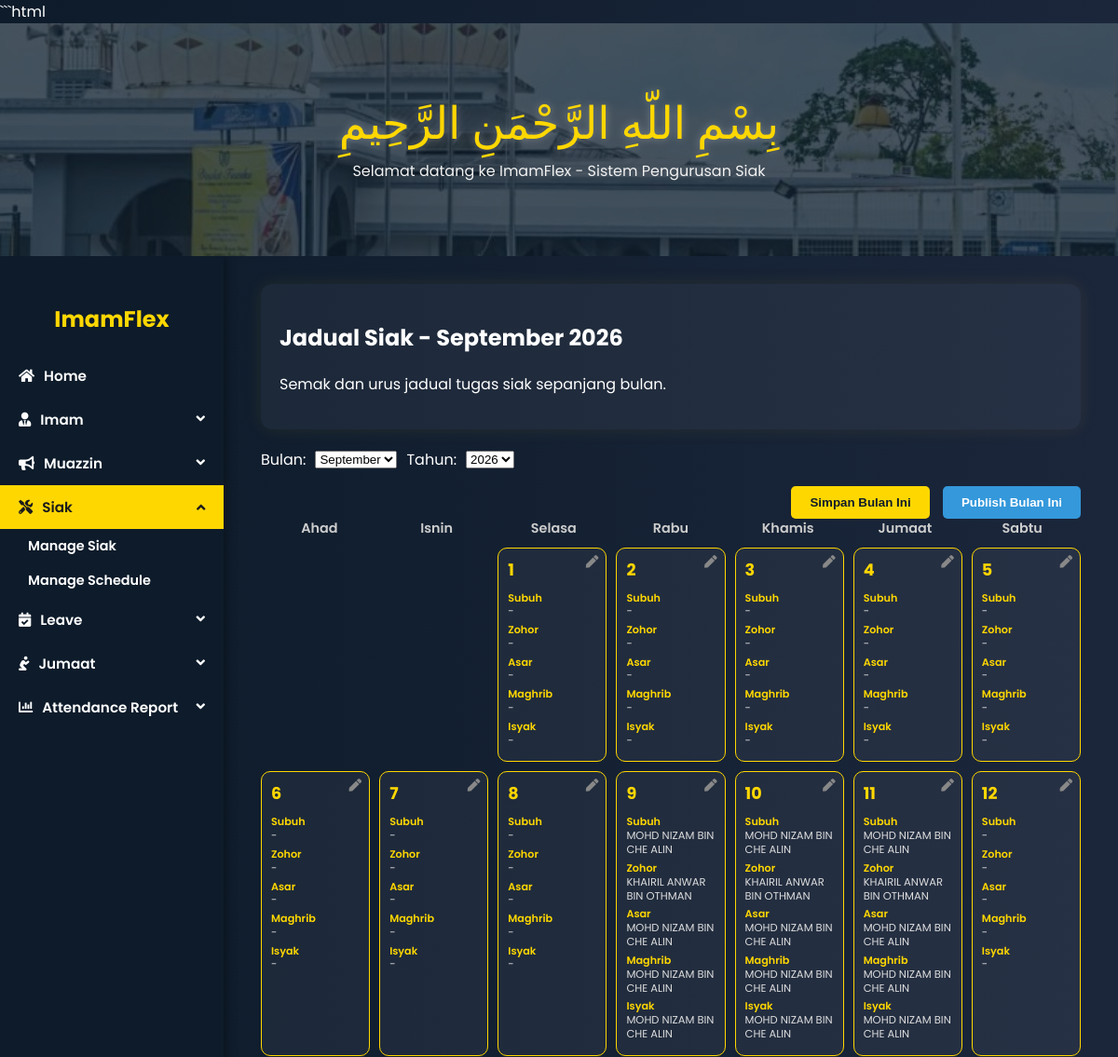
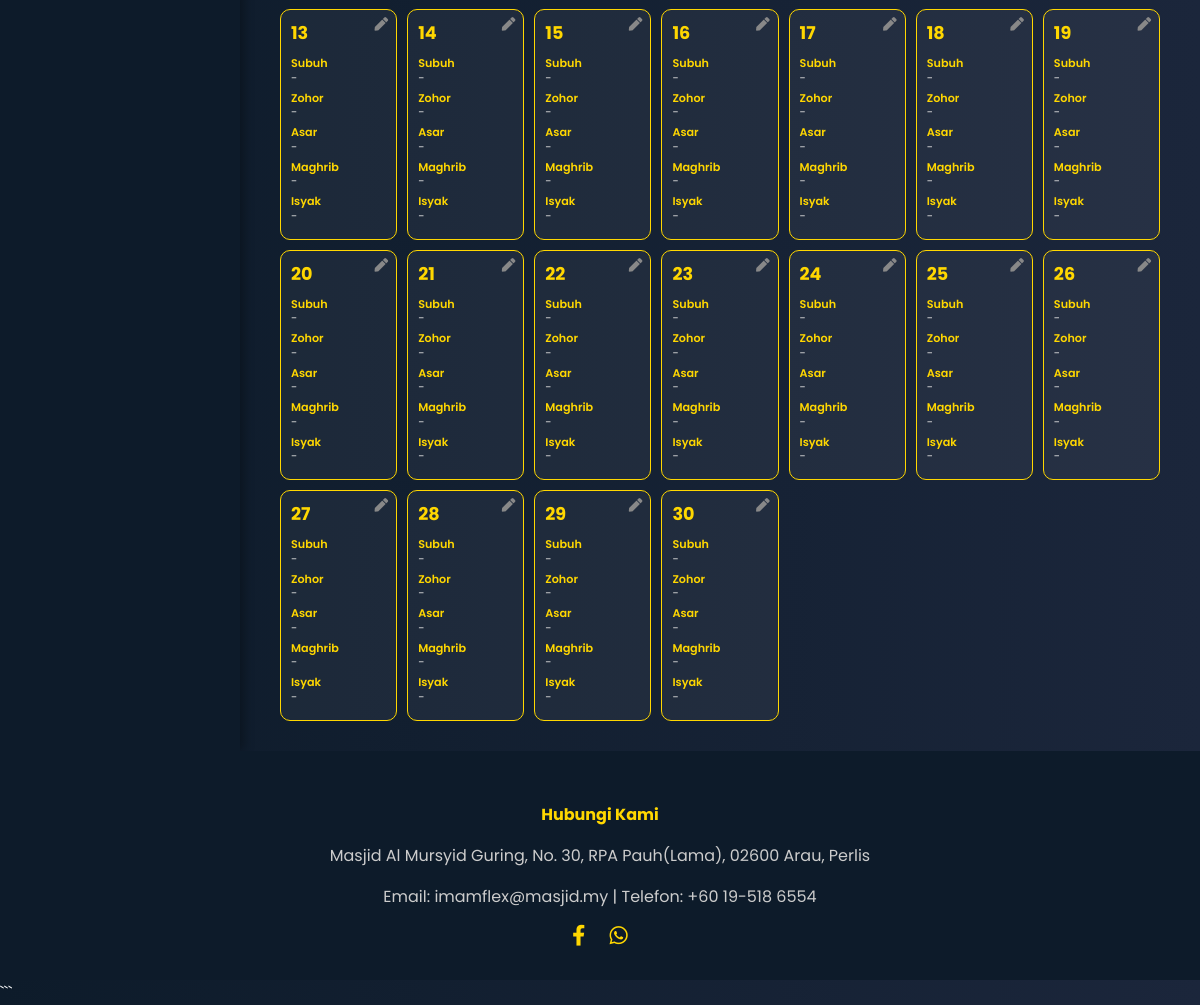
/siak/schedule/, run on the app's committed database (2 pictures, top to bottom).
### ImamFlex/models.py (models this page shows, shortened)
class MosqueStaff(models.Model):
    name = models.CharField(max_length=100)
    ic_number = models.CharField(max_length=12, unique=True)
    contact_number = models.CharField(max_length=15)
    address = models.TextField(blank=True, null=True)
    availability = models.BooleanField(default=True)
    email = models.EmailField(blank=True, null=True)
    profile_picture = models.ImageField(upload_to='profile_pics/', null=True, blank=True)
    class Meta:
        abstract = True

class Siak(MosqueStaff):
    siak_id = models.CharField(max_length=10, primary_key=True)
    password = models.CharField(max_length=20)

### ImamFlex/views.py (the view, shortened to what this page needs)
# urls.py: path('siak/schedule/', views.siak_schedule, name='siak_schedule'),
def siak_schedule(request):
    today = date.today()
    year = int(request.GET.get('year', today.year))
    month = int(request.GET.get('month', today.month))
    first_day = date(year, month, 1)
    last_day = date(year, month, calendar.monthrange(year, month)[1])
    all_schedules = DutySchedule.objects.filter(date__range=[first_day, last_day], role_type='Siak')
    cal = calendar.Calendar(firstweekday=6)
    month_matrix = cal.monthdatescalendar(year, month)
    prayers = ['Subuh', 'Zohor', 'Asar', 'Maghrib', 'Isyak']
    calendar_data = []
    for week in month_matrix:
        week_data = []
        for day in week:
            if day.month == month:
                daily_prayers = {prayer: None for prayer in prayers}
                for schedule in all_schedules:
                    if schedule.date == day and schedule.prayer_time in daily_prayers:
                        siak = Siak.objects.filter(siak_id=schedule.role_id).first()
                        daily_prayers[schedule.prayer_time] = siak.name if siak else "?"
                week_data.append({'date': day, 'prayers': daily_prayers})
            else:
                week_data.append(None)
        calendar_data.append(week_data)
    years = list(range(today.year, today.year + 5))
    months = [(i, calendar.month_name[i]) for i in range(1, 13)]
    context = {
        'calendar': calendar_data,
        'month': month,
        'month_name': calendar.month_name[month],
        'year': year,
        'siak_list': Siak.objects.all(),
        'prayers': prayers,
        'years': years,
        'months': months,
    }
    return render(request, 'admin/siakSchedule.html', context)

### ImamFlex/templates/admin/siakSchedule.html (shortened to what this page needs)
{% load static %}
<!DOCTYPE html>
<html lang="en">
<head>
  <link rel="stylesheet" href="https://cdnjs.cloudflare.com/ajax/libs/font-awesome/5.15.4/css/all.min.css">
  <link rel="stylesheet" href="{% static 'css/ImamFlex.css' %}">
</head>
<body>
<div class="header-img">
  <div>
    <div class="bismillah">بِسْمِ اللّهِ الرَّحْمَنِ الرَّحِيمِ</div>
    <div class="tagline">Selamat datang ke ImamFlex - Sistem Pengurusan Siak</div>
  </div>
</div>
<div class="main-wrapper">
  <div class="sidebar">
    <h2>ImamFlex</h2>
    <a href="{% url 'adminDash' %}" class="active"><i class="fas fa-home"></i> Home</a>
    <button class="dropdown-btn"><i class="fas fa-user-tie"></i> Imam</button>
    <button class="dropdown-btn"><i class="fas fa-bullhorn"></i> Muazzin</button>
    <button class="dropdown-btn active"><i class="fas fa-tools"></i> Siak</button>
    <div class="dropdown-container" style="display: flex;">
      <a href="{% url 'siak_management' %}">Manage Siak</a>
      <a href="{% url 'siak_schedule' %}">Manage Schedule</a>
    </div>
    <button class="dropdown-btn"><i class="fas fa-calendar-check"></i> Leave</button>
    <button class="dropdown-btn"><i class="fas fa-pray"></i> Jumaat</button>
    <button class="dropdown-btn"><i class="fas fa-chart-bar"></i> Attendance Report</button>
  </div>
  <div class="content">
    <div class="card">
      <h2>Jadual Siak - <span class="highlight">{{ month_name }} {{ year }}</span></h2>
      <p class="subtext">Semak dan urus jadual tugas siak sepanjang bulan.</p>
    </div>
    <form method="get" style="display: flex; gap: 10px; align-items: center;">
      <label for="month">Bulan:</label>
      <select name="month" id="month" onchange="this.form.submit()">
        {% for value, name in months %}
          <option value="{{ value }}" {% if value == month %}selected{% endif %}>{{ name }}</option>
        {% endfor %}
      </select>
      <label for="year">Tahun:</label>
      <select name="year" id="year" onchange="this.form.submit()">
        {% for y in years %}
          <option value="{{ y }}" {% if y == year %}selected{% endif %}>{{ y }}</option>
        {% endfor %}
      </select>
    </form>
    <div class="calendar-actions">
      <form method="post" style="display:inline;">{% csrf_token %}
        <button type="submit" name="saveMonthBtn">Simpan Bulan Ini</button>
      </form>
      <form method="post" style="display:inline;">{% csrf_token %}
        <button type="submit" name="publishMonthBtn" id="publishMonthBtn">Publish Bulan Ini</button>
      </form>
    </div>
    <div class="weekday-labels">
      <div>Ahad</div><div>Isnin</div><div>Selasa</div><div>Rabu</div><div>Khamis</div><div>Jumaat</div><div>Sabtu</div>
    </div>
    <div class="calendar-grid">
      {% for week in calendar %}
        {% for day in week %}
          {% if day %}
            <div class="day-box" data-date="{{ day.date|date:'Y-m-d' }}">
              <div class="date">{{ day.date.day }}</div>
              <div class="siak-list" id="siakList_{{ day.date|date:'Y-m-d' }}">
                {% for prayer, siak in day.prayers.items %}
                  <div class="siak-entry">
                    <span class="prayer-name">{{ prayer }}</span>
                    <span class="siak-name">{{ siak|default:"-" }}</span>
                  </div>
                {% endfor %}
              </div>
              <div class="edit-btn" onclick="openAssignModal('{{ day.date|date:'Y-m-d' }}')">
                <i class="fas fa-pen"></i>
              </div>
            </div>
          {% else %}
            <div class="day-box" style="background: transparent; border: none;"></div>
          {% endif %}
        {% endfor %}
      {% endfor %}
    </div>
  </div>
</div>
<div class="footer">
  <h4>Hubungi Kami</h4>
  <p>Masjid Al Mursyid Guring, No. 30, RPA Pauh(Lama), 02600 Arau, Perlis</p>
  <p>Email: imamflex@masjid.my | Telefon: +60 19-518 6554</p>
  <div class="social-icons">
    <a href="https://www.facebook.com/profile.php?id=100069456158805"><i class="fab fa-facebook-f"></i></a>
    <a href="#"><i class="fab fa-whatsapp"></i></a>
  </div>
</div>
</body>
</html>

### ImamFlex/static/css/imamFlex.css (style rules this page uses)
body { margin: 0; font-family: 'Poppins', sans-serif; background: linear-gradient(to right, #0d1b2a, #1b263b); color: white; display: flex; flex-direction: column; min-height: 100vh; }
.header-img { height: 250px; background: url('../masjid.jpeg') no-repeat center/cover; position: relative; display: flex; align-items: center; justify-content: center; }
.header-img::before { content: ""; position: absolute; inset: 0; background: rgba(13, 27, 42, 0.75); }
.bismillah { font-family: 'Scheherazade', serif; font-size: 3rem; color: gold; text-align: center; text-shadow: 0 0 10px rgba(255,255,255,0.3); }
.tagline { color: #f1f1f1; font-size: 1rem; text-align: center; margin-top: 10px; }
.bismillah, .tagline { position: relative; z-index: 2; text-align: center; }
.card { background: rgba(255, 255, 255, 0.05); padding: 20px; border-radius: 12px; box-shadow: 0 0 20px rgba(255, 215, 0, 0.08); margin-bottom: 20px; }
.footer { background: #0d1b2a; padding: 30px 20px; text-align: center; color: #ccc; margin-top: auto; }
.footer h4 { color: gold; margin-bottom: 10px; }
.social-icons a { color: gold; margin: 0 10px; font-size: 1.3rem; }

### data on the page
Siak: prayers "MOHD NIZAM BIN CHE ALIN" "MOHD NIZAM BIN CHE ALIN" "MOHD NIZAM BIN CHE ALIN" "MOHD NIZAM BIN CHE ALIN" "MOHD NIZAM BIN CHE ALIN" "MOHD NIZAM BIN CHE ALIN" "MOHD NIZAM BIN CHE ALIN" "MOHD NIZAM BIN CHE ALIN" "MOHD NIZAM BIN CHE ALIN" "MOHD NIZAM BIN CHE ALIN" "MOHD NIZAM BIN CHE ALIN" "MOHD NIZAM BIN CHE ALIN"
Siak: prayers "KHAIRIL ANWAR BIN OTHMAN" "KHAIRIL ANWAR BIN OTHMAN" "KHAIRIL ANWAR BIN OTHMAN"

### other printed values
{{ month_name }} "September"
{{ year }} "2026"
{{ day.date.day }} "1" "2" "3" "4" "5" "6" "7" "8" "9" "10" "11" "12" "13" "14" "15" "16" "17" "18" "19" "20" "21" "22" "23" "24" "25" "26" "27" "28" "29" "30"
{{ prayer }} "Subuh" "Zohor" "Asar" "Maghrib" "Isyak" "Subuh" "Zohor" "Asar" "Maghrib" "Isyak" "Subuh" "Zohor" "Asar" "Maghrib" "Isyak" "Subuh" "Zohor" "Asar" "Maghrib" "Isyak" "Subuh" "Zohor" "Asar" "Maghrib" "Isyak" "Subuh" "Zohor" "Asar" "Maghrib" "Isyak" "Subuh" "Zohor" "Asar" "Maghrib" "Isyak" "Subuh" "Zohor" "Asar" "Maghrib" "Isyak" "Subuh" "Zohor" "Asar" "Maghrib" "Isyak" "Subuh" "Zohor" "Asar" "Maghrib" "Isyak" "Subuh" "Zohor" "Asar" "Maghrib" "Isyak" "Subuh" "Zohor" "Asar" "Maghrib" "Isyak" "Subuh" "Zohor" "Asar" "Maghrib" "Isyak" "Subuh" "Zohor" "Asar" "Maghrib" "Isyak" "Subuh" "Zohor" "Asar" "Maghrib" "Isyak" "Subuh" "Zohor" "Asar" "Maghrib" "Isyak" "Subuh" "Zohor" "Asar" "Maghrib" "Isyak" "Subuh" "Zohor" "Asar" "Maghrib" "Isyak" "Subuh" "Zohor" "Asar" "Maghrib" "Isyak" "Subuh" "Zohor" "Asar" "Maghrib" "Isyak" "Subuh" "Zohor" "Asar" "Maghrib" "Isyak" "Subuh" "Zohor" "Asar" "Maghrib" "Isyak" "Subuh" "Zohor" "Asar" "Maghrib" "Isyak" "Subuh" "Zohor" "Asar" "Maghrib" "Isyak" "Subuh" "Zohor" "Asar" "Maghrib" "Isyak" "Subuh" "Zohor" "Asar" "Maghrib" "Isyak" "Subuh" "Zohor" "Asar" "Maghrib" "Isyak" "Subuh" "Zohor" "Asar" "Maghrib" "Isyak" "Subuh" "Zohor" "Asar" "Maghrib" "Isyak" "Subuh" "Zohor" "Asar" "Maghrib" "Isyak"
{{ siak|default:"-" }} "-" "-" "-" "-" "-" "-" "-" "-" "-" "-" "-" "-" "-" "-" "-" "-" "-" "-" "-" "-" "-" "-" "-" "-" "-" "-" "-" "-" "-" "-" "-" "-" "-" "-" "-" "-" "-" "-" "-" "-" "-" "-" "-" "-" "-" "-" "-" "-" "-" "-" "-" "-" "-" "-" "-" "-" "-" "-" "-" "-" "-" "-" "-" "-" "-" "-" "-" "-" "-" "-" "-" "-" "-" "-" "-" "-" "-" "-" "-" "-" "-" "-" "-" "-" "-" "-" "-" "-" "-" "-" "-" "-" "-" "-" "-" "-" "-" "-" "-" "-" "-" "-" "-" "-" "-" "-" "-" "-" "-" "-" "-" "-" "-" "-" "-" "-" "-" "-" "-" "-" "-" "-" "-" "-" "-" "-" "-" "-" "-" "-" "-" "-" "-" "-" "-"
form field month "September"
form field year "2026"
